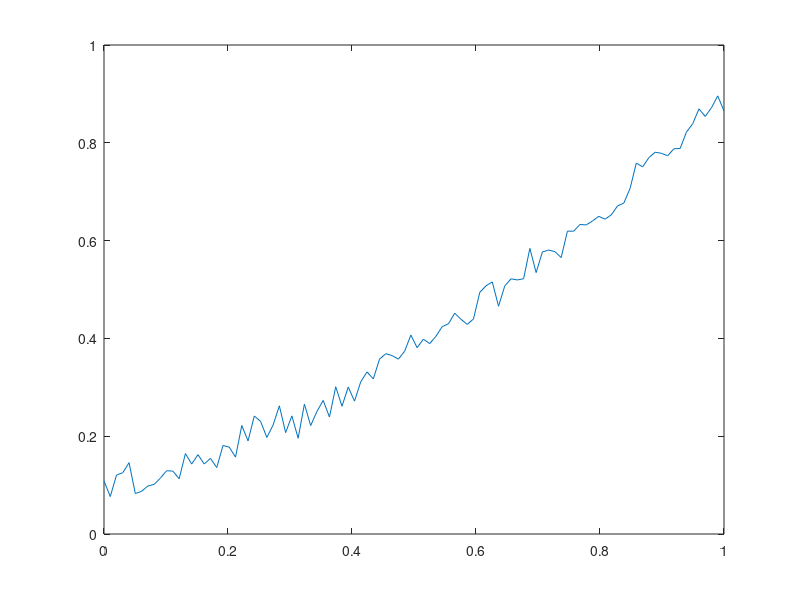

This figure's MATLAB source: (Note: this script raises an error after producing the figure.)
x = linspace(0,1,100);
r = 0.1;
r1  = r *rand(size(x));
r2  = r *rand(size(x));
m = 1;q = 0.1;
a=1;b=-.4;c=0;
y = mean([ r1+a*x.^2+b*x+c;r2+ m*x+q],1);
close all
plot(x,y);
res1 = testPoints(x(:),y(:));
res2 = testPoints2(x(:),y(:));

max(res1-res2)